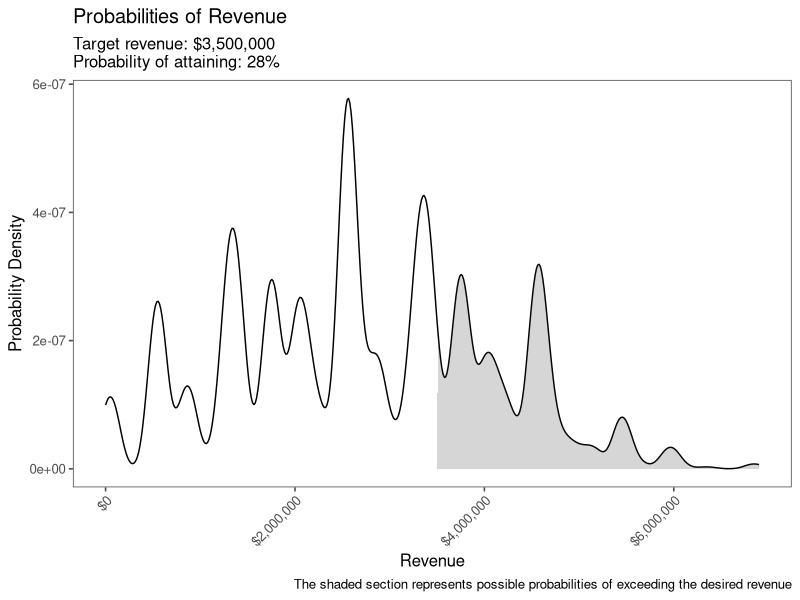

Recreate this plot in R.
library(purrr)
library(dplyr)
library(ggplot2)
library(readr)
library(ggthemes)
library(scales)

# desired_rev and deals are the user-specific API into this script; it will be refactored into a 
# set of functions. In the meantime, change these and only these

#
# What is the target revenue
#
desired_rev <- 3500000

#
# 'deals' is a data.frame consisting of
#### the name
#### the revenue associated with the deal
#### the mean probability of the deal landing
#### the variance of the mean probability
####
#### "Deal 1 is worth $1,200,000 and we think we have a 50% +/- 10% 
#### chance of landing it"
#
deals <- tribble(
   ~name, ~revenue, ~mean, ~var,
   "Deal 1", 1200000, .5, .1,
   "Deal 2", 900000, .2, .1,
   "Deal 3", 800000, .5, .1,
   "Deal 4", 1400000, .1, .05,
   "Deal 5", 2000000, .5, .1,
   "Deal 6", 500000, .7, .1,
   "Deal 7", 100000, .5, .1
)

estRevenue <- function(revenue, alpha, beta, N){
  rbernoulli(N, p=rbeta(N, alpha, beta)) * revenue}

estBetaParams <- function(mu, var) {
  alpha <- ((1 - mu) / var - 1 / mu) * mu ^ 2
  beta <- alpha * (1 / mu - 1)
  return(params = list(alpha = alpha, beta = beta))
}

N = 1000000


# convert from mean and variance to alpha and beta for the 
# beta function
deals <- deals %>% cbind(map2_df(deals$mean, deals$var, estBetaParams))

# for each deal, simulate the revenue across N probabilities
revenue <- pmap(deals %>% select(revenue, alpha, beta), estRevenue, N)

# the probability of exeeding the target revenue is the mean
# of the sum of each simulation that exceeds the target
prob_of_success <- mean(Reduce('+', revenue) > desired_rev)

# build some data frames for plotting
rev_df <- Reduce('+', revenue) %>% data.frame(rev = .) 

# the ribbon dataframe. Draws a ribbon under the density for the simulations that exceed
# the target revenue. "512" is the default number of estimator points in the density
# kernel
rib_df <- data.frame(rev_df %>% map_df(~density(.x, from=min(rev_df$rev), to = max(rev_df$rev))$y),
                     ymin = 0, 
                     x = seq(from=min(rev_df$rev), to = max(rev_df$rev), length=512)) %>%
   rename(ymax = rev) %>%
   mutate(ymax = if_else(x>desired_rev, ymax, 0))

# plot the bad boy
rev_df %>% 
   ggplot(aes(x=rev)) + geom_density() +
   geom_ribbon(data=rib_df, aes(x=x, ymin=ymin, ymax=ymax), alpha = 0.2) +
   scale_x_continuous(labels = dollar) +
   theme_few() +
   labs(
      title = "Probabilities of Revenue",
      subtitle = paste0("Target revenue: ", dollar_format()(desired_rev), "\nProbability of attaining: ", 
                        100*round(prob_of_success, digits=2),"%"),
      caption = "The shaded section represents possible probabilities of exceeding the desired revenue",
      x = "Revenue",
      y = "Probability Density"
   ) +
   theme(axis.text.x = element_text(angle=45, hjust=1)) 
